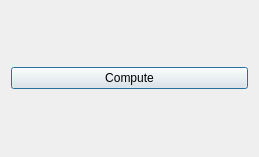
<?xml version="1.0" encoding="UTF-8"?>
<ui version="4.0">
    <class>dialog_base</class>
    <widget class="QDialog" name="dialog_base">
        <property name="geometry">
            <rect>
                <x>0</x>
                <y>0</y>
                <width>259</width>
                <height>157</height>
            </rect>
        </property>
        <property name="windowTitle">
            <string>Cad Compare</string>
        </property>
        <layout class="QVBoxLayout" name="parameter_layout">
            <item>
                <layout class="QHBoxLayout" name="horizontalLayout_4">
                    <item>
                        <widget class="QPushButton" name="compute_button">
                            <property name="text">
                                <string>Compute</string>
                            </property>
                        </widget>
                    </item>
                </layout>
            </item>
        </layout>
    </widget>
    <customwidgets>
        <customwidget>
            <class>QgsFileWidget</class>
            <extends>QWidget</extends>
            <header>qgsfilewidget.h</header>
        </customwidget>
    </customwidgets>
    <resources/>
    <connections/>
</ui>
